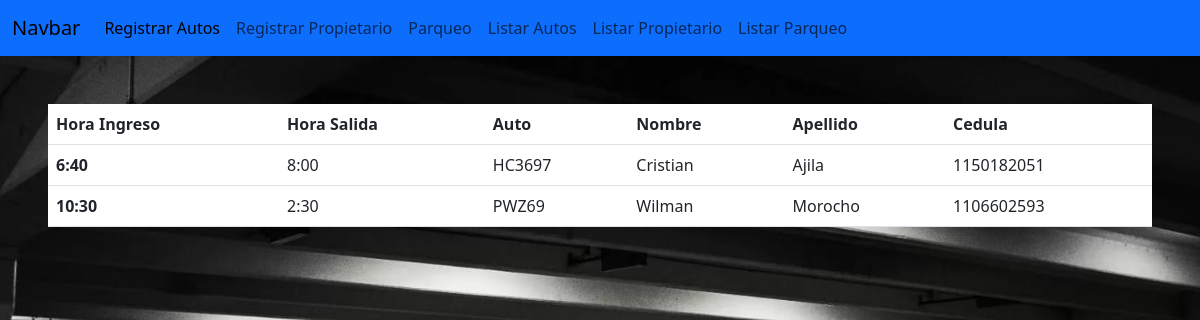
The app's page /listar/parqueo with its own data.
### Parqueadero/models.py (models this page shows, shortened)
class Parqueo(models.Model):
    horaIngreso=models.CharField(max_length=5)
    horaSalida=models.CharField(max_length=5)
    idAuto = models.ForeignKey(Auto, on_delete=models.CASCADE)
    idPropietario = models.ForeignKey(Propietario, on_delete=models.CASCADE)

class Auto(models.Model):
    placa=models.CharField(max_length=6)
    color=models.CharField(max_length=30)
    def __str__(self):
        return '{}'.format(self.placa)

class Propietario(models.Model):
    nombre=models.CharField(max_length=50)
    apellido=models.CharField(max_length=50)
    cedula=models.CharField(max_length=10)
    idAuto=models.ForeignKey(Auto,on_delete=models.CASCADE)

### Parqueadero/views.py (the view)
# urls.py: path('listar/parqueo', listarParqueo)
def listarParqueo(request):
  parqueos = Parqueo.objects.all()
  return render(request, 'listarParqueo.html', {'parqueos': parqueos})

### Parqueadero/templates/listarParqueo.html (shortened to what this page needs)
{% load static %}
<!DOCTYPE html>
<html lang="en">
<head>
  <link rel="stylesheet" type="text/css" href="{% static 'css/style.css' %}">
</head>
<body>
  {% include "navbar.html" %}
  <div class="tabla m-5">
    <table class="table">
      <thead class="bg-primary">
        <tr>
          <th scope="col">Hora Ingreso</th>
          <th scope="col">Hora Salida</th>
          <th scope="col">Auto</th>
          <th scope="col">Nombre</th>
          <th scope="col">Apellido</th>
          <th scope="col">Cedula</th>
        </tr>
      </thead>
      <tbody>
        {% for parqueo in parqueos %}
        <tr class="bg-secondary p-2 text-white bg-opacity-50">
          <th scope="row">{{ parqueo.horaIngreso}}</th>
          <td> {{parqueo.horaSalida}} </td>
          <td> {{parqueo.idAuto}} </td>
          <td> {{parqueo.idPropietario.nombre}} </td>
          <td> {{parqueo.idPropietario.apellido}} </td>
          <td> {{parqueo.idPropietario.cedula}} </td>
        </tr>
        {% endfor %}
      </tbody>
    </table>
  </div>
</body>
</html>

### Parqueadero/templates/Navbar.html (shortened to what this page needs)
<!DOCTYPE html>
<html lang="en">
<head>
  <link href="https://cdn.jsdelivr.net/npm/bootstrap@5.3.0-alpha1/dist/css/bootstrap.min.css" rel="stylesheet"
>
</head>
<body>
  <nav class="navbar navbar-expand-lg bg-primary">
    <div class="container-fluid">
      <a class="navbar-brand" href="#">Navbar</a>
      <div class="collapse navbar-collapse" id="navbarNav">
        <ul class="navbar-nav">
          <li class="nav-item">
            <a class="nav-link active" aria-current="page" href="http://127.0.0.1:8000/registro/auto">Registrar Autos</a>
          </li>
          <li class="nav-item">
            <a class="nav-link" href="http://127.0.0.1:8000/registro/propietario">Registrar Propietario</a>
          </li>
          <li class="nav-item">
            <a class="nav-link" href="http://127.0.0.1:8000/parqueo">Parqueo</a>
          </li>
          <li class="nav-item">
            <a class="nav-link" href="http://127.0.0.1:8000/listar/auto">Listar Autos</a>
          </li>
          <li class="nav-item">
            <a class="nav-link" href="http://127.0.0.1:8000/listar/propietario">Listar Propietario</a>
          </li>
          <li class="nav-item">
            <a class="nav-link" href="http://127.0.0.1:8000/listar/parqueo">Listar Parqueo</a>
          </li>
        </ul>
      </div>
    </div>
  </nav>
</body>
</html>

### Parqueadero/static/css/style.css (style rules this page uses)
* { margin: 0; padding: 0; box-sizing: border-box; }
body { background: url("../images/fondo.jpg") no-repeat center center/cover; height: 100vh; }

### records on screen
Parqueo: horaIngreso "6:40", horaSalida "8:00", idAuto "HC3697", idPropietario.nombre "Cristian", idPropietario.apellido "Ajila", idPropietario.cedula "1150182051"
Parqueo: horaIngreso "10:30", horaSalida "2:30", idAuto "PWZ69", idPropietario.nombre "Wilman", idPropietario.apellido "Morocho", idPropietario.cedula "1106602593"
